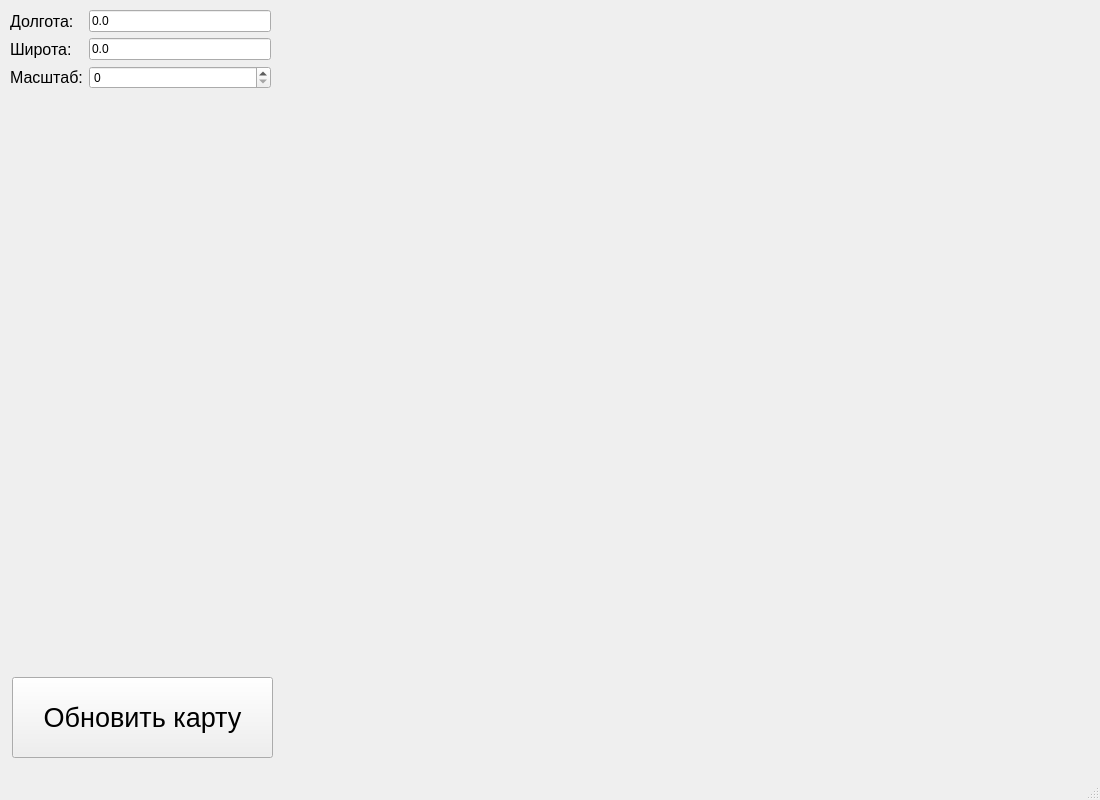
<?xml version="1.0" encoding="UTF-8"?>
<ui version="4.0">
 <class>MainWindow</class>
 <widget class="QMainWindow" name="MainWindow">
  <property name="geometry">
   <rect>
    <x>0</x>
    <y>0</y>
    <width>1100</width>
    <height>800</height>
   </rect>
  </property>
  <property name="minimumSize">
   <size>
    <width>1100</width>
    <height>800</height>
   </size>
  </property>
  <property name="maximumSize">
   <size>
    <width>1100</width>
    <height>800</height>
   </size>
  </property>
  <property name="windowTitle">
   <string>Map</string>
  </property>
  <widget class="QWidget" name="QWidget">
   <widget class="QLabel" name="map">
    <property name="geometry">
     <rect>
      <x>300</x>
      <y>0</y>
      <width>800</width>
      <height>800</height>
     </rect>
    </property>
    <property name="minimumSize">
     <size>
      <width>800</width>
      <height>800</height>
     </size>
    </property>
    <property name="maximumSize">
     <size>
      <width>800</width>
      <height>800</height>
     </size>
    </property>
    <property name="text">
     <string/>
    </property>
   </widget>
   <widget class="QWidget" name="formLayoutWidget">
    <property name="geometry">
     <rect>
      <x>10</x>
      <y>10</y>
      <width>261</width>
      <height>661</height>
     </rect>
    </property>
    <layout class="QFormLayout" name="formLayout">
     <item row="1" column="0">
      <widget class="QLabel" name="label_2">
       <property name="font">
        <font>
         <pointsize>12</pointsize>
        </font>
       </property>
       <property name="text">
        <string>Долгота:</string>
       </property>
      </widget>
     </item>
     <item row="1" column="1">
      <widget class="QLineEdit" name="longtitude">
       <property name="text">
        <string>0.0</string>
       </property>
      </widget>
     </item>
     <item row="2" column="0">
      <widget class="QLabel" name="Label">
       <property name="font">
        <font>
         <pointsize>12</pointsize>
        </font>
       </property>
       <property name="text">
        <string>Широта:</string>
       </property>
      </widget>
     </item>
     <item row="2" column="1">
      <widget class="QLineEdit" name="LineEdit">
       <property name="text">
        <string>0.0</string>
       </property>
      </widget>
     </item>
     <item row="3" column="0">
      <widget class="QLabel" name="label">
       <property name="font">
        <font>
         <pointsize>12</pointsize>
        </font>
       </property>
       <property name="text">
        <string>Масштаб:</string>
       </property>
      </widget>
     </item>
     <item row="3" column="1">
      <widget class="QSpinBox" name="z">
       <property name="minimum">
        <number>0</number>
       </property>
       <property name="maximum">
        <number>19</number>
       </property>
      </widget>
     </item>
    </layout>
   </widget>
   <widget class="QPushButton" name="update_b">
    <property name="geometry">
     <rect>
      <x>12</x>
      <y>677</y>
      <width>261</width>
      <height>81</height>
     </rect>
    </property>
    <property name="font">
     <font>
      <pointsize>20</pointsize>
     </font>
    </property>
    <property name="text">
     <string>Обновить карту</string>
    </property>
   </widget>
  </widget>
  <widget class="QMenuBar" name="menubar">
   <property name="geometry">
    <rect>
     <x>0</x>
     <y>0</y>
     <width>1100</width>
     <height>26</height>
    </rect>
   </property>
  </widget>
  <widget class="QStatusBar" name="statusbar"/>
 </widget>
 <resources/>
 <connections/>
</ui>
